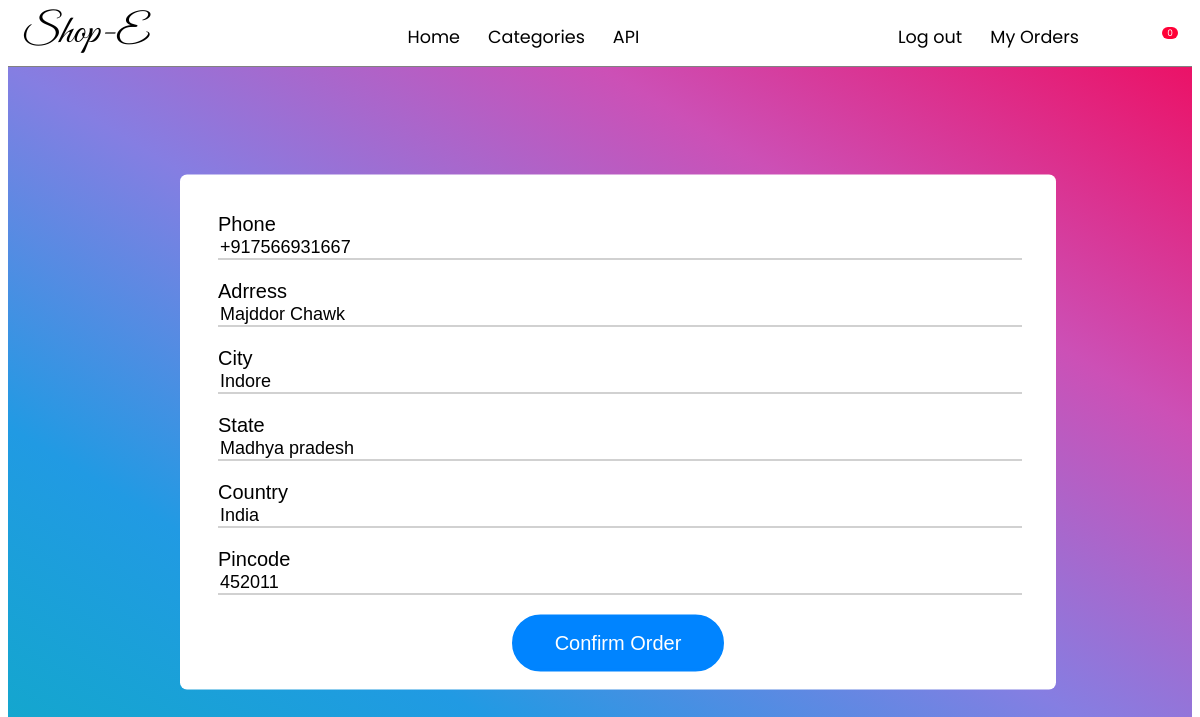
Screenshot of /check-out/ (signed in) with the database file from the repository.
### shop/models.py (models this page shows, shortened)
class UserDetail(models.Model):
    user = models.OneToOneField(User,on_delete=models.CASCADE)
    phone = PhoneNumberField(default='+91')
    adrress = models.CharField(max_length=95)
    city = models.CharField(max_length=35)
    state = models.CharField(max_length=35)
    country = models.CharField(max_length=35)
    pincode = models.CharField(max_length=6)

### shop/views.py (the view, shortened to what this page needs)
# urls.py: path('check-out/', views.checkout, name='check-out'),
@login_required
def checkout(request):
    if 'cart' not in request.session:
        request.session['cart'] = {}
    cart = request.session['cart']
    user_detail = UserDetail.objects.filter(user=request.user)
    if user_detail.exists():
            user_detail = UserDetail.objects.get(user=request.user)
            form = UserDetailForm(instance=user_detail)
    else:
            form = UserDetailForm()
    return render(request, 'shop/checkout.html', { 'form': form })

### shop/forms.py
class UserDetailForm(forms.ModelForm):
    class Meta:
        model = UserDetail
        fields = ['phone','adrress' ,'city','state','country','pincode']

### shop/templates/shop/checkout.html (shortened to what this page needs)
{% extends 'shop/base.html' %}
{% load crispy_forms_tags %}
{% block container %}
<div class="form-container">
<div>
<form method="POST">
    {% for field in form %}
        <div class="field">
        <label class="label">
            {{ field.html_name }}
        </label>
        {{ field }}
        </div>
    {% endfor %}
    <div id="button">
    <button type="submit">Confirm Order</button>
</form>
</div>
</div>
{% endblock container %}

### shop/static/shop/css/style.css (style rules this page uses)
* { transition: height 0.66s ease-in; transition: width 0.66s ease-in; }
.form-container { width: 100%; height: 90vh; background-image: linear-gradient(to right top, #11a9c9, #219ae3, #857ee2, #cc50b6, #eb1267); }
.form-container>div { border-radius: 7px; padding: 18px; width: 70%; background: rgb(255,255,255); position: absolute; top: 54%; transform: translateY(-50%); left: 15%; }
.field { margin: 20px; }
.label { text-transform: capitalize; font: 20px Verdana, Geneva, Tahoma, sans-serif; }
.field input,textarea { border: none; border-bottom: 1px solid rgb(163, 163, 163); width: 100%; font-size: 18px; }
form #button { text-align: center; }
form button { border: 3px solid rgb(0, 132, 255); font-size: 20px; padding: 14px 40px; border-radius: 30px; background-color: rgb(0, 132, 255); color: white; }

### rows the page displays
UserDetail: form "+917566931667" "Majddor Chawk" "Indore" "Madhya pradesh" "India" "452011"

### other values shown
{{ request.session.cart|length }} "0"
{{ field.html_name }} "Phone" "Adrress" "City" "State" "Country" "Pincode"
